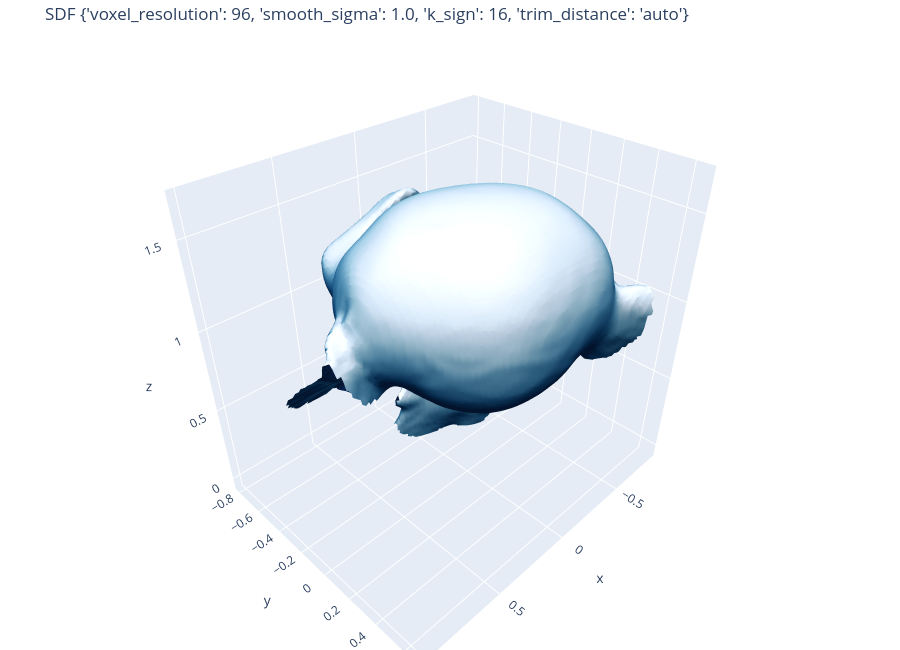

The code cell stored with this chart in its notebook:
### Code cell
importlib.reload(reconstruct_module)

cam_location = config["camera"].get("location", None)
recon_base = ROOT / paths["reconstructed_mesh"]

mesh_path_sdf = recon_base
mesh_obj_sdf = mesh_path_sdf.with_suffix(".obj")

mesh_sdf = reconstruct_module.reconstruct_surface_sdf(
    points, str(mesh_path_sdf),
    camera_location=cam_location,
    **best_sdf_params,
)
reconstruct_module.export_mesh(mesh_sdf, str(mesh_obj_sdf))

print(f"best params: {best_sdf_params}")
print(f"vertices: {len(mesh_sdf.vertices)}  triangles: {len(mesh_sdf.triangles)}")
plot_mesh(mesh_sdf, f"SDF {best_sdf_params}")

### Figure 1 — Plotly figure (JSON) as saved in the notebook; plotly's stock layout.template omitted (floating-point values rounded to 4 significant figures; data arrays with more than 128 entries replaced by an {"elided": "..."} marker saying what was removed)
{"data": [{"colorscale": [[0, "rgb(8,48,107)"], [0.125, "rgb(8,81,156)"], [0.25, "rgb(33,113,181)"], [0.375, "rgb(66,146,198)"], [0.5, "rgb(107,174,214)"], [0.625, "rgb(158,202,225)"], [0.75, "rgb(198,219,239)"], [0.875, "rgb(222,235,247)"], [1, "rgb(247,251,255)"]], "i": {"elided": "42615 int values"}, "intensity": {"elided": "21554 float values"}, "j": {"elided": "42615 int values"}, "k": {"elided": "42615 int values"}, "lighting": {"ambient": 0.4, "diffuse": 0.8, "roughness": 0.5, "specular": 0.3}, "lightposition": {"x": 1, "y": 1, "z": 2}, "showscale": false, "type": "mesh3d", "x": {"elided": "21554 float values"}, "y": {"elided": "21554 float values"}, "z": {"elided": "21554 float values"}}], "layout": {"height": 650, "margin": {"b": 0, "l": 0, "r": 0, "t": 40}, "scene": {"aspectmode": "data", "xaxis": {"title": {"text": "x"}}, "yaxis": {"title": {"text": "y"}}, "zaxis": {"title": {"text": "z"}}}, "title": {"text": "SDF {'voxel_resolution': 96, 'smooth_sigma': 1.0, 'k_sign': 16, 'trim_distance': 'auto'}"}}}
